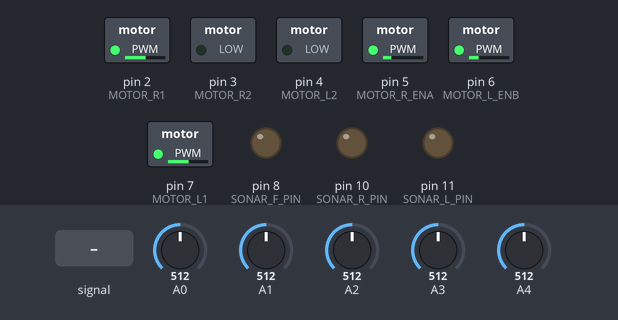
A sketch run on a simulated Arduino Uno, built with avr-gcc and run on an emulated ATmega328P. Shown: switched loads named in the sketch (green lamp = pin HIGH), output pins drawn as LEDs (lit = HIGH). The test bench sets the inputs (shaded band); at power-on: A0 = 512, A1 = 512, A4 = 512, A2 = 512, A3 = 512.

Above: at 1.2 s.
1.3 s: A0 fed a 200 Hz sine of ±81 counts around its level
At 1.66 s:
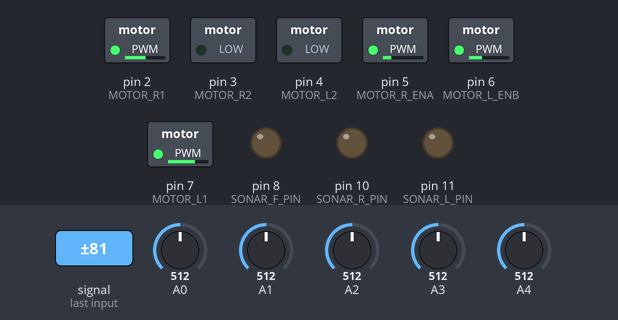
4.3 s: A0 set to 490
At 5.3 s:
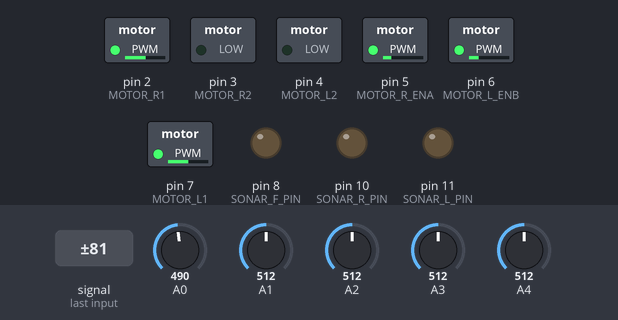
5.8 s: A1 set to 537
7.3 s: A1 set to 569
At 8.5 s:
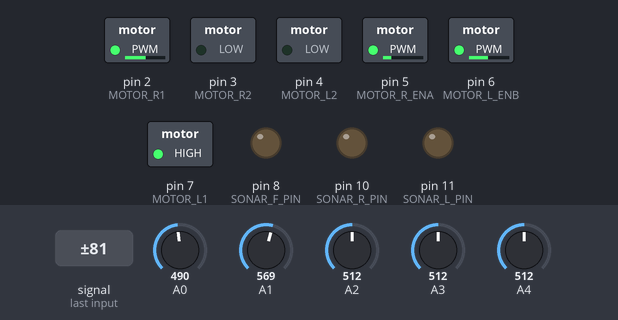
8.8 s: A4 set to 992
At 9.4 s:
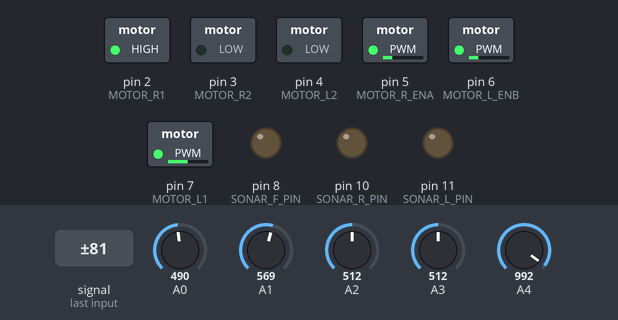
10.6 s: A4 set to 540
At 11.7 s:
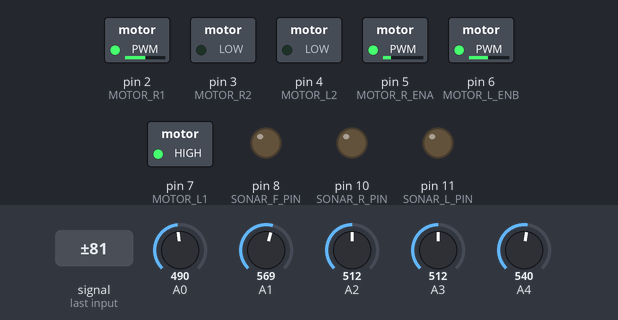
Timing chart, 0 to 13.1 s (numbered marks = the images above; inputs shaded):
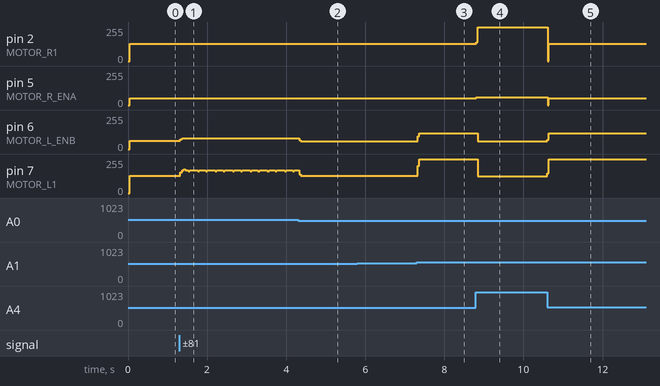

Measured:
- the behaviour switches between 550 and 551 on A1 (found by bisection; images 2 and 3)
- after the input at 1.3 s, pin 6 (MOTOR_L_ENB): 61/255 → 81/255 at once
- after the input at 4.3 s, pin 6 (MOTOR_L_ENB): 81/255 → 60/255 at once
- after the input at 5.8 s, every drawn part: stays the same
- after the input at 7.3 s, pin 6 (MOTOR_L_ENB): 60/255 → 120/255 at once; pin 7 (MOTOR_L1): 128/255 → 255/255 at once
- after the input at 8.8 s, pin 2 (MOTOR_R1): 131/255 → 255/255 at once; pin 5 (MOTOR_R_ENA): 52/255 → 59/255 at once; pin 6 (MOTOR_L_ENB): 120/255 → 59/255 after 0.05 s; pin 7 (MOTOR_L1): 255/255 → 125/255 after 0.05 s
- after the input at 10.6 s, pin 2 (MOTOR_R1): 255/255 → 128/255 at once; pin 5 (MOTOR_R_ENA): 59/255 → 50/255 at once; pin 6 (MOTOR_L_ENB): 59/255 → 120/255 at once; pin 7 (MOTOR_L1): 125/255 → 255/255 at once

The sketch:

M-motor_raze.ino
```cpp
#include <NewPing.h> // 번호는 각자 맞게 정할 것

#define MOTOR_R1 2
#define MOTOR_R2 3
#define MOTOR_R_ENA 5

#define MOTOR_L1 7
#define MOTOR_L2 4
#define MOTOR_L_ENB 6

#define SONAR_F_PIN 8
#define SONAR_R_PIN 10
#define SONAR_L_PIN 11

double F_distance =0;
double L_distance =0;
double R_distance =0;

int speed_l=120;
int speed_r=100;
int dir_r=1;
int dir_l=1;

NewPing sonar[3] =
{
  NewPing (SONAR_F_PIN, SONAR_F_PIN, 500),
  NewPing (SONAR_R_PIN, SONAR_R_PIN, 500),
  NewPing (SONAR_L_PIN, SONAR_L_PIN, 500)
};

int line_sensor[5] = {0,0,0,0,0};
int sensor =1;
int sum = 1;
int stopit=0;

int mode_0()
{
  int i;
  int sum = 0;
  int stopit=0;
  for(i = 0; i < 5; i++)
  {
    line_sensor[i] = analogRead(A0 + i);
   if(i==0) if(  line_sensor[i] > 550) sum = sum - 3;
   if(i==1) if(  line_sensor[i] > 550) sum = sum - 1;
   if(i==2) if(  line_sensor[i] > 550) sum = sum ;
   if(i==3) if(  line_sensor[i] > 550) sum = sum + 1;
   if(i==4) if(  line_sensor[i] > 550) sum = sum + 3;
   if(analogRead(A0+i)<550) stopit= stopit+100;
  }
  return sum;
}

void motor_control(int speed_l, int dir_l, int speed_r, int dir_r)
{
   if(dir_l==1) // 전진
   {
     digitalWrite(MOTOR_L1, HIGH);
     digitalWrite(MOTOR_L2, LOW);
     analogWrite(MOTOR_L_ENB, speed_l);
   }
   else if(dir_l==-1)//후진
   {
     digitalWrite(MOTOR_L1, LOW);
     digitalWrite(MOTOR_L2, HIGH);
     analogWrite(MOTOR_L_ENB, speed_l);
   }
   else
   {
     digitalWrite(MOTOR_L1, LOW);
     digitalWrite(MOTOR_L2, LOW);
     analogWrite(MOTOR_L_ENB, 0);
   }
    if(dir_r==1) // 전진
   {
     digitalWrite(MOTOR_R1, HIGH);
     digitalWrite(MOTOR_R2, LOW);
     analogWrite(MOTOR_R_ENA, speed_r);
   }
   else if(dir_r==-1)//후진
   {
     digitalWrite(MOTOR_R1, LOW);
     digitalWrite(MOTOR_R2, HIGH);
     analogWrite(MOTOR_R_ENA, speed_r);
   }
   else
   {
     digitalWrite(MOTOR_R1, LOW);
     digitalWrite(MOTOR_R2, LOW);
     analogWrite(MOTOR_R_ENA, 0);
   }
}

void setup()
{
  Serial.begin(9600); //9600 속도로 통신을 시작 한다.
  pinMode(MOTOR_R1, OUTPUT);
  pinMode(MOTOR_R2,OUTPUT);
  pinMode(MOTOR_R_ENA, OUTPUT);

  pinMode(MOTOR_L1, OUTPUT);
  pinMode(MOTOR_L2, OUTPUT);
  pinMode(MOTOR_L_ENB, OUTPUT);

  pinMode(SONAR_F_PIN, OUTPUT);
  pinMode(SONAR_R_PIN, OUTPUT);
  pinMode(SONAR_L_PIN, OUTPUT);
}

void read_distance()
{
  motor_control(speed_l, dir_l, speed_r, dir_r);
  F_distance = sonar[0].ping_cm() * 10;
  L_distance = sonar[1].ping_cm() * 10;
  R_distance = sonar[2].ping_cm() * 10;
  if(F_distance<=200)
  {
    if(L_distance<=200)
    {
      while(F_distance < 200)
      {
        motor_control(150, 1, 150, -1);
      }
      delay(300);
    }
    if(R_distance<=200)
    {
      while(F_distance < 200)
      {
        motor_control(150, -1, 150, 1);
      }
      delay(300);
    }
  }
}
void go_line()
{
  line_sensor[5];
  mode_0();
  motor_control(speed_l, dir_l, speed_r, dir_r);

  sensor = mode_0();
  if(sensor < 0)
  {
    motor_control(sum * 120,1,0,0);
  }
  else if(sensor > 0)
  {
    motor_control(0,0,-sum * 100,1);
  }
  else
  {
     motor_control(100,1,100,1);
     if(F_distance < 200)
     {
      motor_control( 1, 0, 1, 0);
     }
  }
}
void loop()
{
  go_line();
  while(stopit>=500)
  {
    motor_control(0, 1, 0, 1);
    delay(1000);
    read_distance();
  }
}
```
